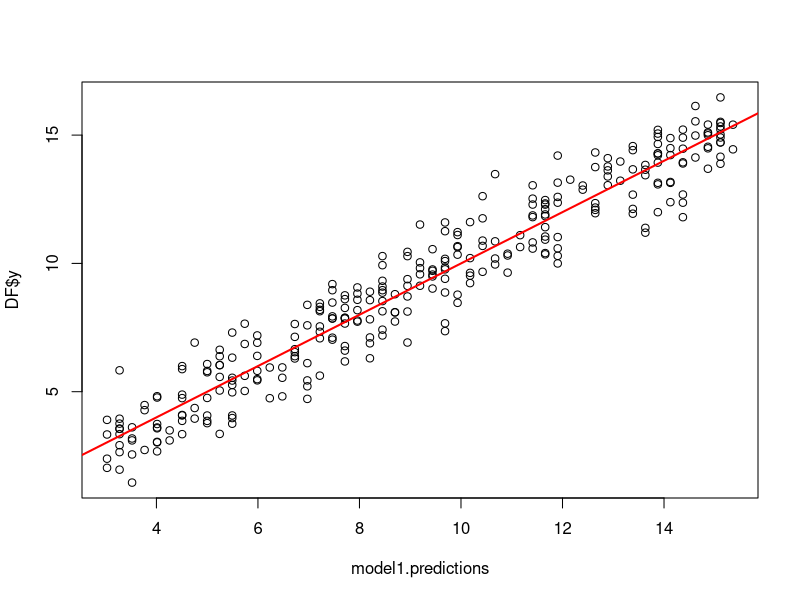
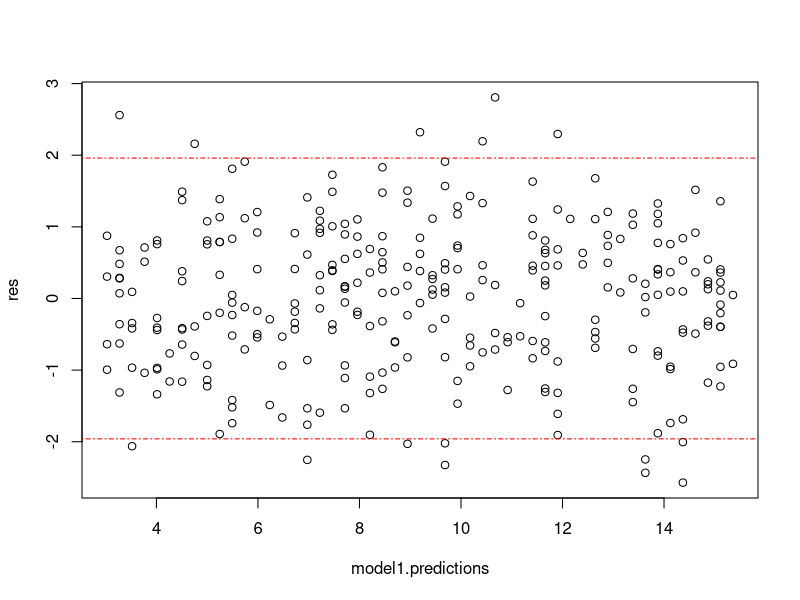
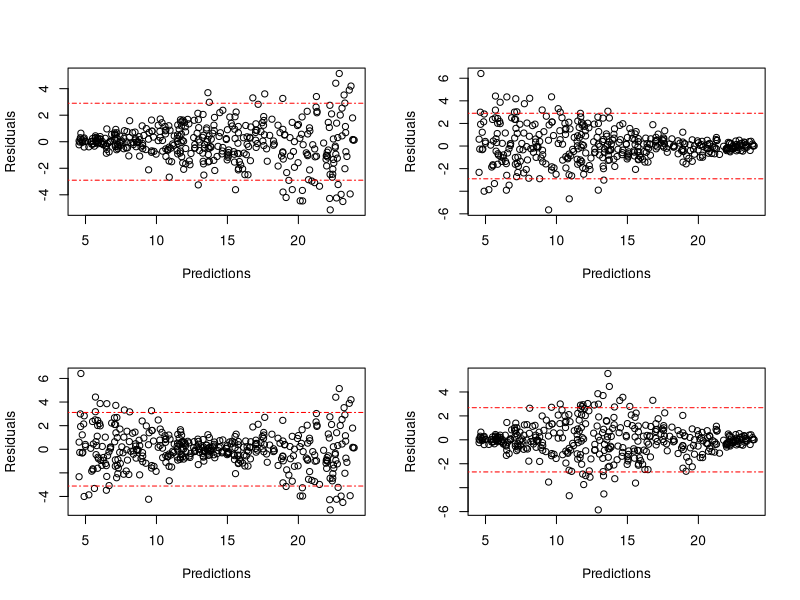
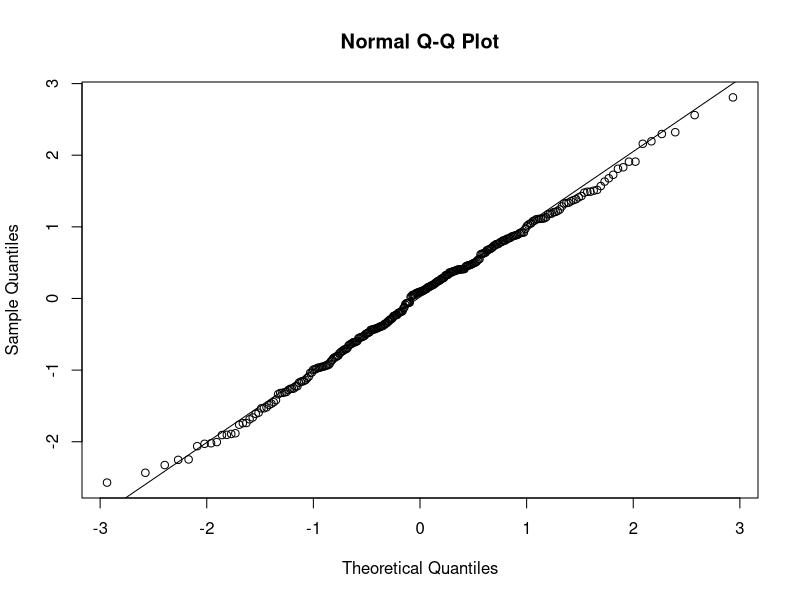

These charts were generated, in order, by the following R code:
#         Линейни модели

#           Линейна регресия

NN <- 300
set.seed(73391)
x1 <- round(runif(NN, 0, 5), 1)
x2 <- round(runif(NN, 2, 6), 1)
y <- 3 + 2.5*x1 + rnorm(NN)
DF <- data.frame(x1, x2, y)

#       Какво представлява линейната регресия
#       Линейната регресия е статистически метод, който ни позволява да проучим и обобщим връзките
#   между две множества от непрекъснати променливи - X и y:
#       - в множеството X се намират обясняващите променливи (наречени още предиктори или независими 
#   променливи) и върху тях се основават нашите прогнози; 
#       - в множеството y се съдържа една променлива (вектор), наричаща се зависима променлива
#   или резултат, която искаме да прогнозираме.

#       Ако приемем, че размерът на вектора y e N, a размерът на множеството X е N x p, то
#   връзката между двете множества е y = b(0) + b(1)*x(1) + ... + b(p)*x(p) + error, където
#   b(0) е константа, а b(1), ..., b(p) са параметрите, които обясняват влиянието на X над y.
#   Линейната регресия ни позволява да оценим стойностите на тези p+1 коефцициенти. 
#       Има няколко начина за намирането на тези коефициенти, но най-често използваният е OLS
#   (метод на най-малките квадрати)

#   В R, функцията за линейна регресия е lm()

#       Два начина за извикване на линейна регресия. Първият, ако виждаме нужните ни променливите 
#   в средата на R. Лесно можем да проверим дали променливите са заредени в среда на R с функцията
#   ls().
model1 <- lm(y ~ x1)
model1

rm(list = c("x1", "x2", "y"))

#       Вторият начин е като посочим data frame-а или матрицата, който(която) съдържа необходимите
#   променливи.
model2 <- lm(y ~ x1, data = DF)
model2
rm(list = "model2")
#       Когато изследваме връзка между една зависима и една обясняваща променлива, тогава линейната 
#   регресия е едномерна (или проста). При наличието на повече предиктори (обясняващи променливи),
#   тогава имаме многомерна линейна регресия.
#       Горните два модела са пример за проста линейна регресия
#       Многомерната линейна регресия ще бъде разгледана по-подробно по-нататък в курса.

#       След като сме построили линееен модел, следващата стъпка е да проверим до колко този модел
#   описва добре данни и какви са оценките на коефициентите му.
summary(model1)

#   -------
#       Хипотези и проверка на хипотези
#       Накратко, статистическата хипотеза е предположение за параметър на извадката/популацията.
#   Това предположение може да бъде вярно или невярно. Ето защо съществуват две взаимоизключващи се 
#   хипотези - нулева (H0) и алтернативна (H1). 
#       Имаме три типа хипотези: 
#           1. H0: параметър = число, H1: параметър != число
#           2. H0: параметър <= число, H1: параметър > число
#           3. H0: параметър >= число, H1: параметър < число

#       Проверката на хипотезите става с помощта на тестове. На база вида на теста, искаме да 
#   отхвърлим или не нулевата хипотеза H0. Дали нулевата хипотеза е отхвърлена се определя от 
#   стойност, наречена "p-value". Стандартно, една H0 се отхвърля при стойност на p-value < 0.05.
#   При отхвърляне на нулева хипотеза, за вярна се приема алтернативната H1.
#   -------


#       Първо ще проверим дали коефициентите са статистически значими, тоест дали е необходимо да 
#   участват в анализа. За всеки един коефициент проверяваме хипотезата дали коефициентът е равен
#   на 0 (b(i) ?= 0). За да бъде един коефициент значим, то трябва за него да отхвърлим горната 
#   хипотеза. Както беше споменато по-горе, за да се отхвърли H0, то стойността на p-vaue трябва да
#   бъде по-малка от 0.05. Стойностите p-value се намират в колоната "Pr(>|t|)". Стойностите на 
#   p-value за двата параметъра е 2e-16 << 0,05 и следователно двата параметъра са статистически 
#   значими. 

#       Преди да продължим с изследването на регресията, нека да видим случай, когато коефициентите
#   не са значими.
summary(model3 <- lm(y ~ x2, data = DF))
rm("model3")
#       Да разгледаме оценките пред коефицнета x2. Оценката на коефициента е -0,1505. Но въпреки, че
#   стойността му е различна от 0, то той е статистически незначим. Защо? Защото стойността на
#   p-value e 0,414 > 0,05. Тоест, този коефициент може да отпадне от анализа.

#       Следващата стъпка е да проверим до колко модела описва добре данните. За целта ще използваме
#   статистиките "Multiple R-squared" или "Adjusted R-squared". Статистиката "Multiple R-squared"
#   приема стойности в интервала [0-1]. Колкото тази статистика се приближава до единица, толкова 
#   моделът е по-добър. И обратното, колкото стойността на R2 клони към 0, толкова  моделът не се
#   справя с описването на данните. Моделите, които имат стойности за R2 под 0.5, ги приемаме за 
#   слаби.

#       Препоръчително е да се използва обаче статистиката Adjusted R-squared, защото тя "наказва",
#   когато използваме ненужни променливи. По принцип, тази статистика също приема стойности в
#   интервала [0-1], но когато използваме само статистически незначими, тогава Adjusted R-squared
#   може да приеме и отрицателни стойности.

summary(model1)
#       Какво можем да кажем за model2? Стойността на Adjusted R2 е 0.9284. Тоест моделът описва
#   много добре данните.

#   - Какво представлява R2 и как можем да го изчислим?
#   - За целта първо ще разгледаме начините да изчисляваме прогнози и остатъците (residuals).


#       Регресионното уравнение придобива вида y = 3.027 + 2.247*x1.


#       Линейната регресия позволява не само да се оценят връзките между отделните обясняващи
#   променливи и резулатата, но както споменахме по-горе, позволява да се правят прогнози. В R 
#   използваме функцията "predict" за прогнозиране. Функцията съдържа два основни параметъра object 
#   (построения модел) и newdata (данни, за които искаме да направим прогноза)
model1.predictions <- predict(object = model1, newdata = DF)
model1.predictions.alt <- model1$coefficients[1] + model1$coefficients[2]*DF$x1  #   Алтернативен начин
all(model1.predictions == model1.predictions.alt)
rm("model1.predictions.alt")


#   Нека да видим на графика как изглеждат прогнозите спрямо реалните стойности
plot(model1.predictions, DF$y)
abline(a = 0, b = 1, col = "red", lwd = 2)
#       От графиката се вижда, че прогнозите и реалните стойности се движат около ъглополовящата на 
#   първи квадрант (x = y)


#       Остатъците са разликата между наблюдаваната стойност и направената прогноза. За целта ще 
#   използваме функцията residuals(). Параметърът object приема стойността на модела, за когото
#   желаем да оценим остатъците.

res <- residuals(object = model1)
res.alt <- DF$y - model1.predictions
all(round(res, 10) == round(res.alt, 10))
rm("res.alt")



#       Нека сега се върнм към Multiple R-squared. В своята същност R2 представлява  
#   1 - съотношението на вариацията на остатъците и общата вариация. Колкото един модел е по-добър,
#   толкова остатъците му следва да бъдат по-малки, а от там и вариацията им. Тъй като общата
#   вариация е константа, то можем да използваме тази статистика при сравняването на моделите и
#   избора на по-добрия.

summary(model1)$r.squared
1 - var(res)/var(DF$y)





#     Условия
#         Не на последно място, остава да се проверят дали линейната регресия (а и всички останали
#   линейни модели или ML алгоритми) отговарят на три необходими условия



#       1. Константна вариация на грешките (Хомоскедастичност)
#       Това е най-важното условие при линейните модели. Целта на константната вариация е около 
#   регресионната линия да се изгради "тунел" и да може да се определи (с някаква вероятност), в 
#   какви граници се намира прогнозата. При нарушение на това условие, за определени интервали
#   грешката ще бъде по-малка от очакваното, а за други - по-голяма. Проблемът е, че ако очакваме 
#   определени неблагоприятни сценарии, те може да се окажат още по-лоши.
#       Това условие най-лесно се проверява графично. По остта X изобразяваме прогнозите, а по Y - 
#   остатъците
plot(model1.predictions, res)
abline(h = 1.96*c(-1, 1)*round(sd(res, 2)), col = "red", lty = 4)


#       За да имаме хомоскедастичност, то остатъците трябва да бъдат разпръснати равномерно по 
#   цялата графика. Между двете червени линии хипотетично се намират 95% от остатъците.

#       Примери за хетероскедастичност (неконстантна вариация на грешките)

sigmaFunction <- function(x) {
  thresholds <- unname(quantile(x, prob = seq(0, 1, by = 0.1)))
  thresholds[length(thresholds)] <- thresholds[length(thresholds)] + 0.001
  findInterval(x, thresholds)
}


NN <- 400
set.seed(6335)
a <- 0.1; b <- 4
predictions <- 4 + 5*runif(NN, a, b)
noise <- rnorm(NN, sd = 0.25)
SI <- sigmaFunction(predictions)
r <- cbind(SI, (11 - SI), (1 + 2*abs(mean(SI) - SI)), (11 - (1 + 2*abs(mean(SI) - SI))))*noise

par(mfrow = c(2, 2))
for(i in 1:4) {
  plot(predictions, r[, i], xlab = "Predictions", ylab = "Residuals")
  #abline(h = 0, col = "red", lwd = 2)
  abline(h = 1.96*c(-1, 1)*round(sd(r[, i]), 2), col = "red", lty = 4)
}
par(mfrow = c(1, 1))

rm(list = c("a", "b", "i", "noise", "predictions", "r", "SI", "sigmaFunction"))

#       На графиката са показани четирите основни типа хетероскедастичност. Между двете червени
#   линии хипотетично се намират 95% от остатъците. 



#       2. Липса на автокорелация на грешките
#       Следващото важно условие е между остатъците да нямаме наличие на автокорелация. Тоест
#   всяка следваща грешка да не зависи от предходната грешка. Най-лесно е да проверим с теста
#   на Durbin-Watson. Този тест се намира в пакета "lmtest", който трябва да инсталираме и
#   заредим. 
#       Функцията за теста на Durbin-Watson е dwtest(). Теста приема като параметър самия модел. 
#   Нулевата хипотеза e, че не съществува автокорелация. Тоест, целта ни е ДА НЕ отхвърлим H0.


install.packages("lmtest")
library(lmtest)

dwtest(model1)
#       Стойността на p-value е 0.767 > 0.05. Следователно няма да отхвърлим хипотезата. 
#   Следователно нямаме автокорелация при грешките.


#       Пример за автокорелация при грешките на линеен модел
NN <- 300
set.seed(6621)
x1 <- runif(NN, 1, 5)
noise <- rnorm(NN)
rho <- 0.8
for(i in 2:NN) {  noise[i] <- rho*noise[i-1] + sqrt(1 - rho^2)*noise[i] }
#   Задаваме автокорелация равна на 0.8

y1 <- 3 + 2*x1 + noise
model4 <- lm(y1 ~ x1)
summary(model4)
dwtest(model4)
#     Стойността на p-value e 0, следователно имаме наличие на автокорелация. Както и очаквахме
rm(list = c("i", "model4", "noise", "rho", "x1", "y1"))


#       3. нормално разпределение на грешките
#       Последното условие е грешката да има нормално разпределение. Когато това условие е 
#   изпълнено, тогава имаме най-добрите оценки на коефициентите на линейната регресия. Проверката 
#   на това условие става с помощта на теста на Shapiro-Wilk (H0: нормално разпределение) и 
#   Q-Q plot.

shapiro.test(res)
#       Стойността на p-value e 0.632 => грешката е нормално разпределена.
qqnorm(res);  qqline(res)
#       На тази графика търсим за тежки опашки (стойностите в краищата са на голямо разстояние от
#   линията). Както се вижда, няма тежки опашки
